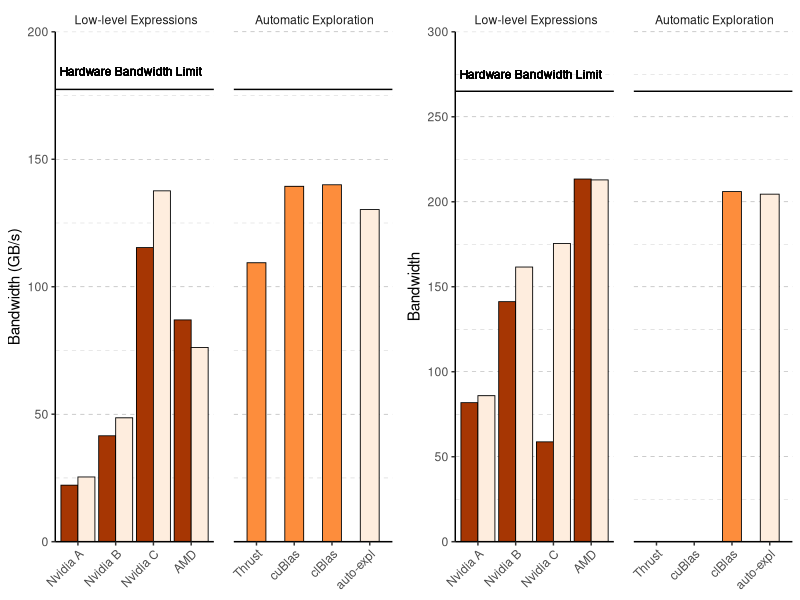

The R source for this figure:
library(ggplot2)
library(gridExtra)

versions <- c("Nvidia A", "Nvidia B", "Nvidia C", "AMD", "Thrust", "cuBlas", "clBlas", "auto-expl")
comparisons <- c(" Low-level Expressions", " Automatic Exploration")
types <- c(" Hand-written", " Generated", " Library")

# dark, light, medium
colors <- c("#A63603", "#FEEDDE", "#FD8D3C")

# NVIDIA
data1 <- read.table("results.csv", header=TRUE, sep=",")
data1$Version <- factor(data1$Version, levels = versions)
data1$Platform <- factor(data1$Platform, levels = c(" Nvidia"))
data1$Comparison <- factor(data1$Comparison, levels = comparisons)
data1$Type <- factor(data1$Type, levels = types)

left1 <- data1
left1$Comparison <- factor(left1$Comparison,
                           levels = c(" Low-level Expressions"))
right1 <- data1
right1$Comparison <- factor(right1$Comparison,
                            levels = c(" Automatic Exploration"))

plot1 <- ggplot(na.omit(data1), aes(x=Version, y=Bandwidth, fill=Type)) +
         facet_grid(. ~ Comparison, scales="free_x") +
         expand_limits(y=200) +
         scale_y_continuous(breaks=c(0,50,100,150,200), expand=c(0,0)) +
         geom_hline(aes(yintercept=177.4)) +
         geom_text(data=na.omit(left1), label="Hardware Bandwidth Limit",
                   x = 2.4, y = 184.5, size = 3) +
         geom_bar(position="dodge", stat="identity", color="black",
                  data=na.omit(left1), size=.3) +
         geom_bar(position="dodge", stat="identity", color="black",
                  data=na.omit(right1), size=.3,
                  width=.5) +
         scale_fill_manual(values=colors) +
         ylab("Bandwidth (GB/s)") +
         theme_bw() +
         theme(legend.title=element_blank(),
               legend.background=element_blank(),
               legend.position="top",
               legend.text = element_text(size = 9),
               axis.title.x = element_blank(),
               axis.text.x = element_text(angle=45, vjust=1, hjust=1),
               axis.ticks = element_line(size=.5),
               panel.grid.major.x = element_blank(),
               panel.grid.minor.x = element_blank(),
               panel.grid.major.y = element_line(color="darkgray", size=.2,
                                                 linetype="dashed"),
               panel.grid.minor.y = element_line(color="darkgray", size=.1,
                                                 linetype="dashed"),
               panel.border = element_blank(),
               axis.line = element_line(size=.5),
               panel.margin = unit(1, "lines"),
               strip.background = element_blank(),
               strip.text = element_text()
               )


# extract legend
tmp <- ggplot_gtable(ggplot_build(plot1))
leg <- which(sapply(tmp$grobs, function(x) x$name) == "guide-box")
legend <- tmp$grobs[[leg]]

plot1 <- plot1 + theme(legend.position="none")

# AMD
data2 <- read.table("results.csv", header=TRUE, sep=",")
data2$Version <- factor(data2$Version, levels = versions)
data2$Platform <- factor(data2$Platform, levels = c(" AMD"))
data2$Comparison <- factor(data2$Comparison, levels = comparisons)
data2$Type <- factor(data2$Type, levels = types)

left2 <- data2
left2$Comparison <- factor(left2$Comparison,
                           levels = c(" Low-level Expressions"))
right2 <- data2
right2$Comparison <- factor(right2$Comparison,
                            levels = c(" Automatic Exploration"))

plot2 <- ggplot(na.omit(data2), aes(x=Version, y=Bandwidth, fill=Type)) + 
         facet_grid(. ~ Comparison, scales="free_x") +
         expand_limits(y=300) +
         scale_y_continuous(breaks=c(0,50,100,150,200,250,300), expand=c(0,0)) +
         geom_hline(aes(yintercept=265)) +
         geom_text(data=na.omit(left1), label="Hardware Bandwidth Limit",
                   x = 2.4, y = 275, size = 3) +
         geom_bar(position="dodge", stat="identity", color="black",
                  data=na.omit(left2), size=.3) +
         geom_bar(position="dodge", stat="identity", color="black",
                  data=na.omit(right2), size=.3,
                  width=.5) +
         scale_fill_manual(values=colors) +
         theme_bw() + 
         theme(legend.title=element_blank(),
               legend.background=element_blank(),
               legend.position="none",
               legend.text = element_text(size = 9),
               axis.title.x = element_blank(),
               axis.text.x = element_text(angle=45, vjust=1, hjust=1),
               axis.ticks = element_line(size=.5),
               panel.grid.major.x = element_blank(),
               panel.grid.minor.x = element_blank(),
               panel.grid.major.y = element_line(color="darkgray", size=.2,
                                                 linetype="dashed"),
               panel.grid.minor.y = element_line(color="darkgray", size=.1,
                                                 linetype="dashed"),
               panel.border = element_blank(),
               axis.line = element_line(size=.5),
               panel.margin = unit(1, "lines"),
               strip.background = element_blank()
               )

pdf("first.pdf", width=9, height=4)
#grid.draw(grob)
plot <- grid.arrange(plot1, plot2, ncol=2)
#plot <- grid.arrange(legend,
#										 arrangeGrob(plot1, plot2,
#                                 widths=c(1.1, 1, 1, 0.98, 1.02),
#                                 left="Bandwidth", nrow=1),
#                     heights=c(0.1,0.9),
#									   ncol=1)
dev.off()
